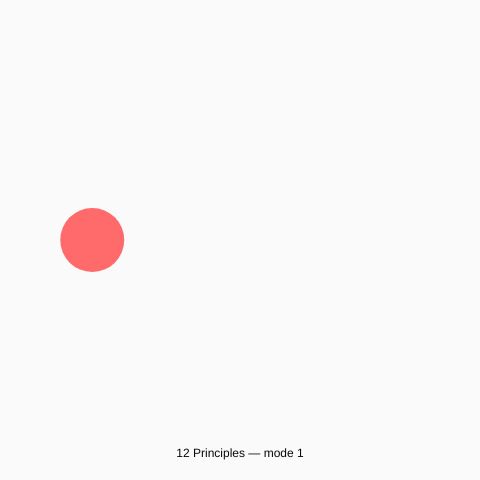
Frame 1 (no input)
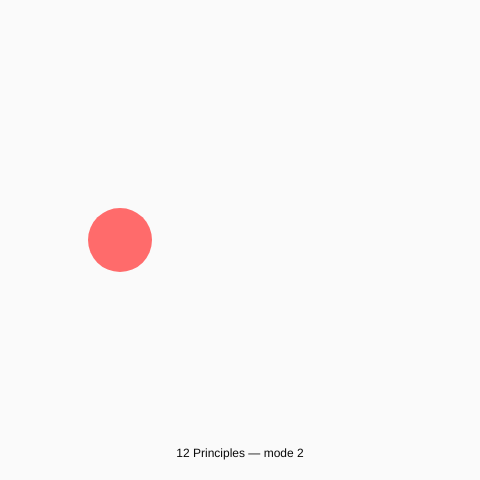
Frame 60 (no input)
Frame 120 (the mouse pressed at the canvas centre since frame 60): identical to frame 60, image omitted

The p5.js sketch that drew these frames (run headless with seeded random() and noise() and a simulated clock; from frame 60 on, the mouse is pressed at the canvas centre):

// p5.js sketch
// ── sketch.js
// GENUARY DAY 02: Twelve principles of animation.
// ÉTOILES RÉGULIÈRES

/*
 Animated demo inspired by the 12 principles: a single ball cycles through
 twelve subtle motion variations (timing, easing, squash/stretch, anticipation).
 Click to pause/resume.
*/

const NP = 480;
let paused = false;
function setup() {
  createCanvas(NP, NP);
  noStroke();
}

function draw() {
  if (paused) return;
  background(250);
  translate(width / 2, height / 2);
  let t = (frameCount / 60) % 12; // cycle through 12 modes
  let mode = floor(t);
  let p = t - mode;

  // base position oscillation
  let x = lerp(-120, 120, easeInOutCubic(p));
  // apply per-mode tweaks
  let sx = 1,
    sy = 1,
    rot = 0;
  switch (mode) {
    case 0: // anticipation
      x = lerp(-160, 0, easeOutBack(p));
      break;
    case 1: // squash & stretch
      sx = 1 + 0.6 * sin(p * PI);
      sy = 1 - 0.4 * sin(p * PI);
      break;
    case 2: // follow-through (trail)
      for (let i = 0; i < 6; i++) {
        fill(30, 30, 30, 40 - i * 6);
        ellipse(x - i * 8, 0, 48 - i * 6, 48 - i * 6);
      }
      break;
    case 3: // overlapping action
      x *= 1 - 0.5 * p;
      break;
    case 4: // slow in / slow out
      x = lerp(-120, 120, easeInOutQuad(p));
      break;
    case 5: // arcs
      x = 120 * cos(p * PI);
      break;
    case 6: // timing (snappy)
      x = p < 0.5 ? -120 : 120;
      break;
    case 7: // exaggeration
      sx = 1 + 1.2 * sin(p * PI);
      sy = 1 - 0.8 * sin(p * PI);
      break;
    case 8: // staging (clear silhouette)
      // draw a shadow first
      fill(0, 20);
      ellipse(x + 10, 20, 72, 20);
      break;
    case 9: // appeal (nice color/shape)
      rot = sin(p * TWO_PI) * 0.2;
      break;
    case 10: // anticipation 2
      x = lerp(120, -120, easeInCubic(p));
      break;
    case 11: // pose to pose
      x = lerp(-120, 120, p < 0.5 ? p * 0.5 : 0.5 + (p - 0.5) * 0.5);
      break;
  }

  push();
  rotate(rot);
  fill("#ff6b6b");
  push();
  scale(sx, sy);
  ellipse(x / sx, 0 / sy, 64, 64);
  pop();
  pop();

  // subtle mode label (optional)
  fill(10);
  textAlign(CENTER, TOP);
  textSize(12);
  text("12 Principles — mode " + (mode + 1), 0, height / 2 - 24 - 8);
}

function mousePressed() {
  paused = !paused;
}

// easing helpers
function easeInOutCubic(t) {
  return t < 0.5 ? 4 * t * t * t : 1 - pow(-2 * t + 2, 3) / 2;
}
function easeInOutQuad(t) {
  return t < 0.5 ? 2 * t * t : 1 - pow(-2 * t + 2, 2) / 2;
}
function easeOutBack(t) {
  const c1 = 1.70158;
  const c3 = c1 + 1;
  return 1 + c3 * pow(t - 1, 3) + c1 * pow(t - 1, 2);
}
function easeInCubic(t) {
  return t * t * t;
}

/* original logic preserved below */
